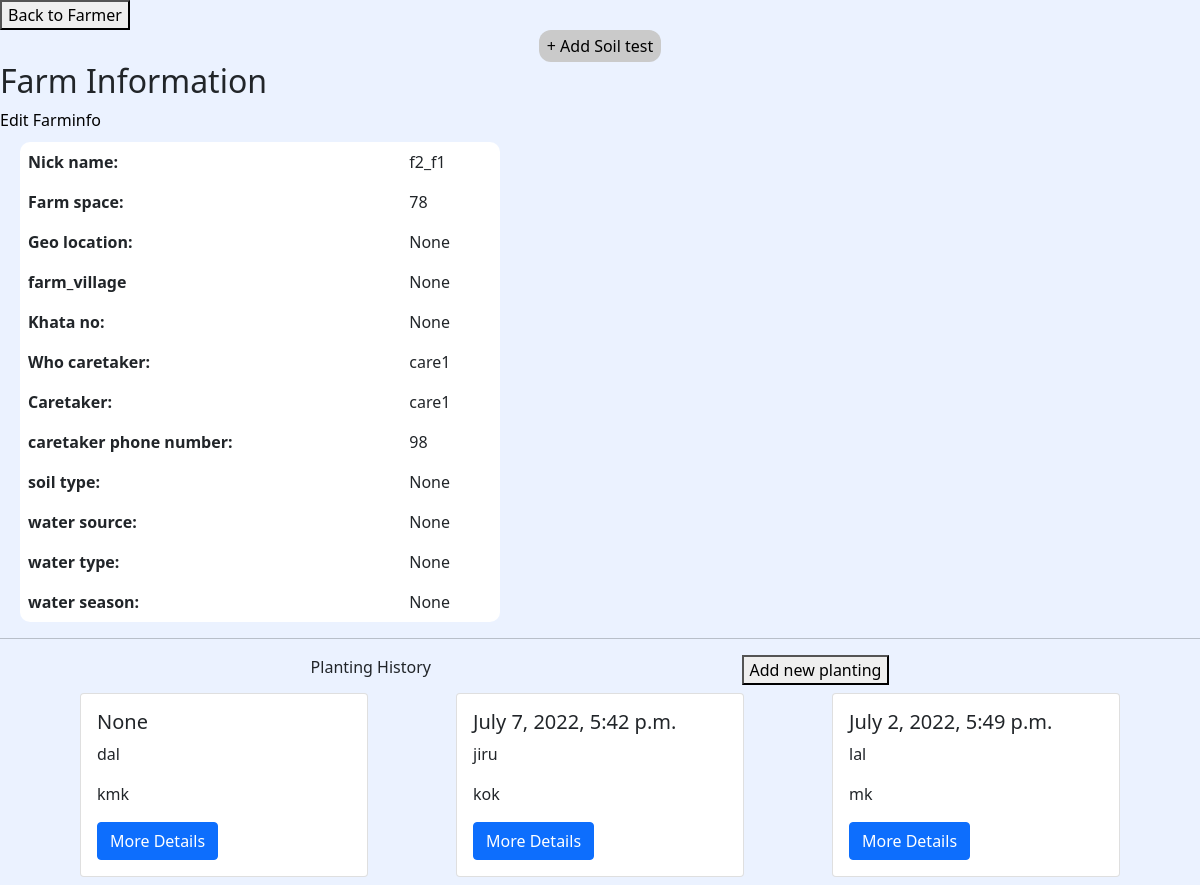
Page /farm_info/farm_id=10 (signed in) on the earlier database version.
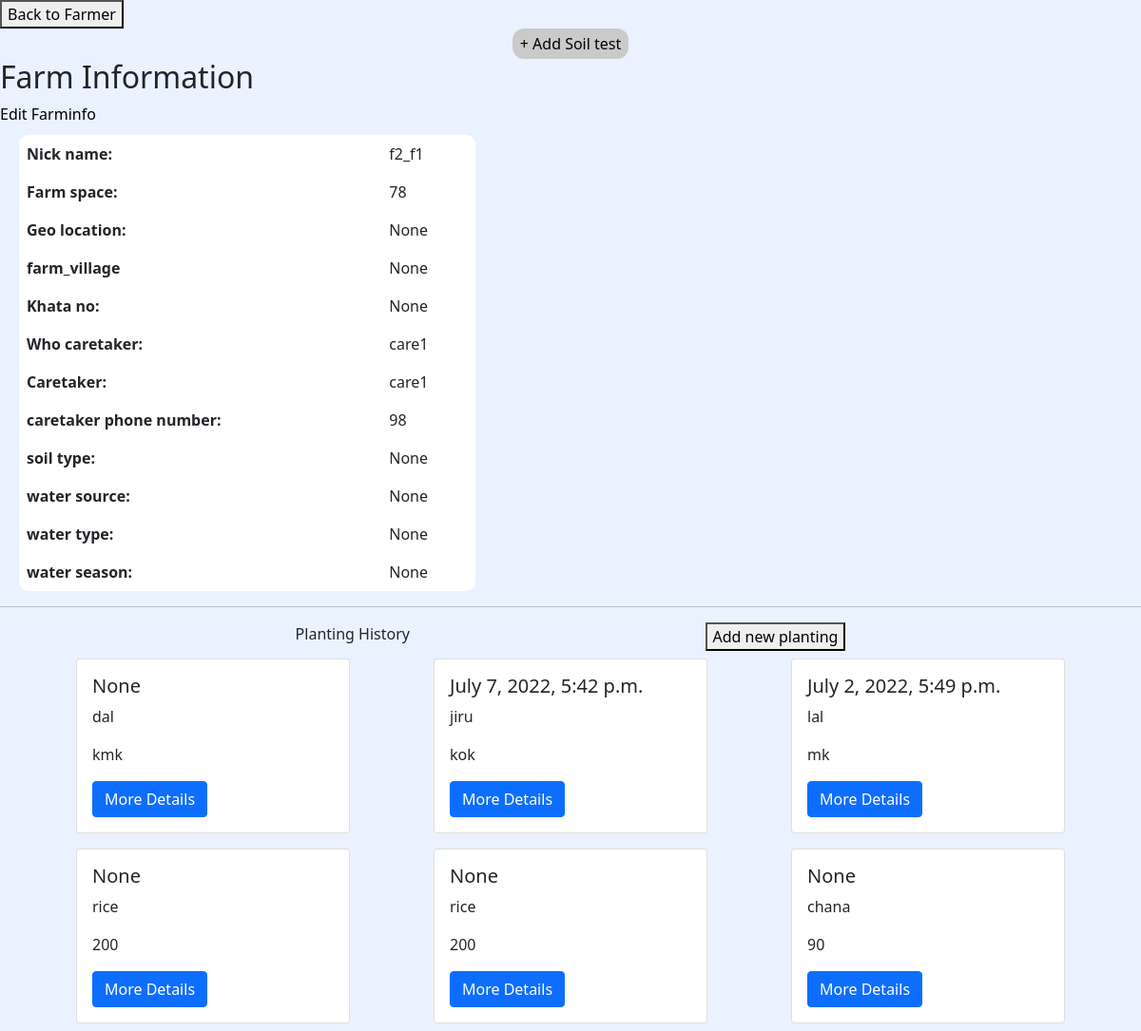
Same page on the later database version.
### adminaccess/models.py (models this page shows)
class Planting(models.Model):
    farmer_id = models.IntegerField()
    farm_id = models.IntegerField()
    planting_time = models.DateTimeField(max_length=50, blank=True, null=True)
    plant = models.CharField(max_length=50,blank=True, null=True)
    plant_type = models.CharField(max_length=50,blank=True, null=True)
    planting_area = models.CharField(max_length=50,blank=True, null=True)
    create_date = models.DateTimeField(auto_now_add=True,blank=True, null=True)
    modified_date = models.DateTimeField(auto_now=True,blank=True, null=True)

### adminaccess/views.py (the view)
# urls.py: path('farm_info/farm_id=<int:farm_id>', views.farm_info, name="farm_info"),
def farm_info(request,farm_id):
    farmer_id = request.session['farmer_id']
    print("farm_info starting====farmer_id",farmer_id)
    farm_info = Farm_info.objects.filter(id=farm_id)[0]
    planting_history = Planting.objects.filter(farm_id=farm_id)
    data = {
            'farmer_id' : farmer_id,
            'farm': farm_info,
            'planting_history': planting_history,
        }
    request.session['farmer_id'] = farmer_id
    request.session['farm_id'] = farm_id
    print("farm_info last--- farmer_id",farmer_id)
    print(planting_history)
    return render(request, 'forms/farm_info.html',data)

### templates/forms/farm_info.html (shortened to what this page needs)
<!DOCTYPE html>
<html lang="en">
<head>
    {% load static %}
    <link href="https://cdn.jsdelivr.net/npm/bootstrap@5.1.3/dist/css/bootstrap.min.css" rel="stylesheet">
    <link rel="stylesheet" href="{% static 'createuser.css' %}">
</head>
<body>
    <button><a href="{% url 'farmer_details' farmer_id=farm.farmer_id%}">Back to Farmer</a></button>
        <div class="d-flex justify-content-center align-items-center">
            <a href="{% url 'soil_test'%}" class="add_btn">+ Add Soil test</a>
        </div>
    <h2>Farm Information</h2>
        <table class="table table-borderless table-width-40 farmer_detail">
        <tbody>
      <a href="/farm_edit/farm_id={{farm.id}}">Edit Farminfo</a>
          <tr>
            <th scope="row"> Nick name:</th>
            <td>{{farm.farm_nick_name}}</td>
          </tr>
          <tr>
            <th scope="row">Farm space:</th>
            <td>{{farm.farm_space}}</td>
          </tr>
          <tr>
            <th scope="row">Geo location:</th>
            <td>{{farm.geo_location}}</td>
          </tr>
          <tr>
            <th scope="row">farm_village</th>
            <td>{{farm.farm_village}}</td>
          </tr>
          <tr>
            <th scope="row">Khata no:</th>
            <td>{{farm.khata_no}}</td>
          </tr>
          <tr>
            <th scope="row">Who caretaker:</th>
            <td>{{farm.who_caretaker}}</td>
          </tr>
          <tr>
            <th scope="row">Caretaker:</th>
            <td>{{farm.caretaker}}</td>
          </tr>
        <tr>
            <th scope="row">caretaker phone number:</th>
            <td>{{farm.caretaker_phone_number}}</td>
          </tr>
        <tr>
            <th scope="row">soil type:</th>
            <td>{{farm.soil_type}}</td>
          </tr>
        <tr>
            <th scope="row">water source:</th>
            <td>{{farm.water_source}}</td>
          </tr>
        <tr>
            <th scope="row">water type:</th>
            <td>{{farm.water_type}}</td>
          </tr>
        <tr>
            <th scope="row">water season:</th>
            <td>{{farm.water_season}}</td>
          </tr>
        </tbody>
      </table>
      <hr/>
    <div class="d-flex justify-content-evenly flex-wrap">
        <span>Planting History</span>
    <div class="d-flex justify-content-center align-items-center">
        <button><a href="{% url 'planting_reg' %}">Add new planting</a></button>
        </div>
    </div>
<div class="d-flex justify-content-evenly flex-wrap">
        {% for plant in planting_history %}
      <div class="card m-2" style="width: 18rem;">
        <div class="card-body">
          <h5 class="card-title">{{plant.planting_time}}</h5>
          <p class="card-text">{{plant.plant}}</p>
          <p class="card-text">{{plant.planting_area}}</p>
          <a href="{% url 'planting' planting_id=plant.id%}" class="btn btn-primary">More Details</a>
        </div>
      </div>
      {% endfor %}
</div>
</body>
</html>

Differences in the rows shown:
added Planting: planting_time "None", plant "rice", planting_area "200"
added Planting: planting_time "None", plant "rice", planting_area "200"
added Planting: planting_time "None", plant "chana", planting_area "90"
